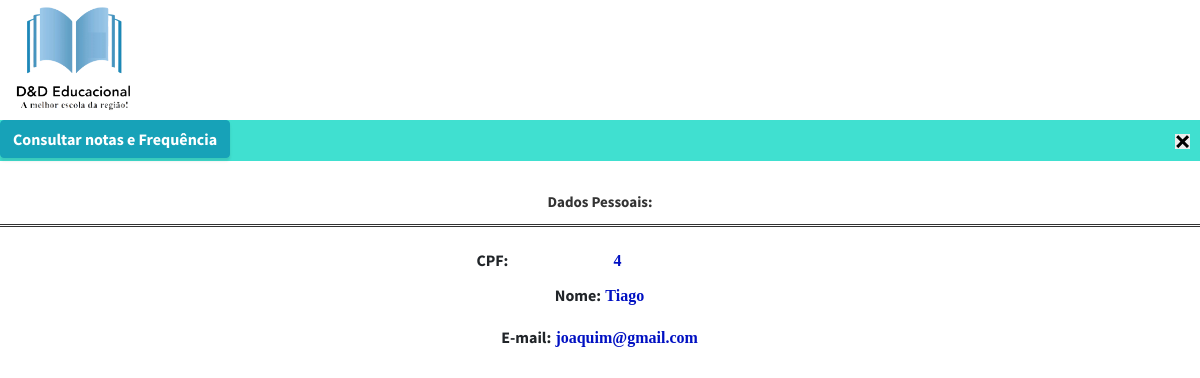
/portal-professor/4/ (signed in), run on the app's committed database.
### academic/models.py (models this page shows, shortened)
class Professor(models.Model):
    cpf_professor = models.AutoField(primary_key=True)
    nome = models.CharField(max_length=200)
    salario = models.FloatField()
    user = models.ForeignKey(User, on_delete=models.CASCADE)

### academic/views.py (the view)
# urls.py: path('portal-professor/<int:username>/', views.portal_professor), # Professor
@login_required(login_url='/login-professor/submit')
def portal_professor(request,username):  # View da html portal do perfil
    prof = Professor.objects.all().select_related("user").filter(cpf_professor=username)
    return render(request, 'portal-professor.html', {'prof': prof})

### academic/templates/academic/portal-professor.html (shortened to what this page needs)
<!DOCTYPE html>
<html lang="pt-br">
<head>
  <link href="/static/css/vendor/bootstrap/css/bootstrap.min.css" rel="stylesheet">
  <link href="/static/css/vendor/fontawesome-free/css/all.min.css" rel="stylesheet" type="text/css">
  <link href="/static/css/vendor/simple-line-icons/css/simple-line-icons.css" rel="stylesheet">
  <link href="/static/css/css/stylish-portfolio.min.css" rel="stylesheet">
    <link rel="stylesheet" href="/static/css/portal-professor.css"/>
</head>
<body>
<img src="/image/img.png" width="150" height="120">
<div id="form">
<form action="/registro-notas/"  method="POST">{% csrf_token %}
     <div class="menu-container">
    <ul class="menu clearfix">
        <li><button type="submit" class="btn btn-info">Consultar notas e Frequência</button></li>
        <a class="image-right" href="/login-professor/"><img src="/image/exit.png" width="15" height="15"/></a>
    </ul>
</div>
        <div class="container-al">
            <p>
                {% for p in prof %}
                <label id="label-principal">Dados Pessoais:</label>
               <label class="texto">CPF: <input type="text" class="dados-aluno" placeholder="Usuário" name="prof" value="{{p.cpf_professor}}" readonly></label></label><br>
                <label class="texto">Nome: <label class="dados-aluno">{{p.nome}}</label></label><br>
                <label class="texto">E-mail: <label class="dados-aluno">{{p.user.email}}</label></label><br>
            </p>
            {% endfor %}
        </div>
    </form>
</div>
</body>
</html>

### academic/static/academic/css/portal-professor.css (style rules this page uses)
body, .menu, .sub-menu { margin: 0; padding: 0; }
.menu, .sub-menu { list-style: none; background: #40E0D0; }
.menu a { text-decoration: none; display: block; padding: 10px; color:#1a1a1a; font-family: sans-serif; font-size: 14px; text-transform: uppercase; font-weight: 700; }
.menu > li { float: left; }
.image-right { text-align: right; }
#form { text-align: center; }
#label-principal { color: #333; font-weight: 700; font-size: 15px; border-bottom: double; padding: 30px 0 10px; margin: 0; display: block; margin: 0 0 20px; }
.dados-aluno { color: #0010c2; border: 1px solid #FFFFFF; font-weight: bolder; text-align: center; background-color: #FFFFFF; font-family: "Times New Roman", Times, serif; }

### data on the page
Professor: prof "4", nome "Tiago", user.email "joaquim@gmail.com"
